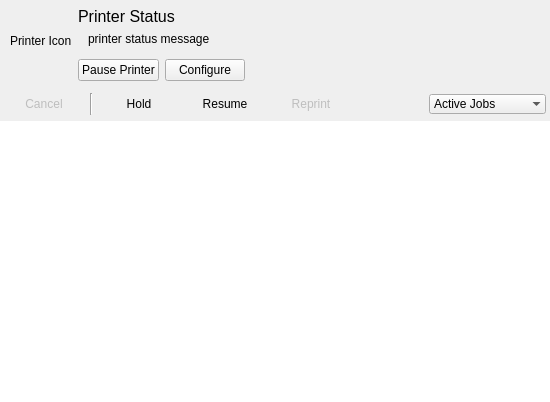
<?xml version="1.0" encoding="UTF-8"?>
<ui version="4.0">
 <class>PrintQueueUi</class>
 <widget class="QWidget" name="PrintQueueUi">
  <property name="geometry">
   <rect>
    <x>0</x>
    <y>0</y>
    <width>550</width>
    <height>402</height>
   </rect>
  </property>
  <property name="minimumSize">
   <size>
    <width>550</width>
    <height>0</height>
   </size>
  </property>
  <property name="windowTitle">
   <string>my printer (x jobs)</string>
  </property>
  <layout class="QGridLayout" name="gridLayout">
   <property name="leftMargin">
    <number>0</number>
   </property>
   <property name="topMargin">
    <number>0</number>
   </property>
   <property name="rightMargin">
    <number>0</number>
   </property>
   <property name="bottomMargin">
    <number>0</number>
   </property>
   <item row="0" column="0" colspan="2">
    <layout class="QGridLayout" name="gridLayout_2">
     <property name="leftMargin">
      <number>10</number>
     </property>
     <item row="0" column="0" rowspan="5">
      <widget class="QLabel" name="iconL">
       <property name="sizePolicy">
        <sizepolicy hsizetype="Fixed" vsizetype="Preferred">
         <horstretch>0</horstretch>
         <verstretch>0</verstretch>
        </sizepolicy>
       </property>
       <property name="text">
        <string>Printer Icon</string>
       </property>
      </widget>
     </item>
     <item row="0" column="1">
      <spacer name="verticalSpacer_2">
       <property name="orientation">
        <enum>Qt::Vertical</enum>
       </property>
       <property name="sizeType">
        <enum>QSizePolicy::Ignored</enum>
       </property>
       <property name="sizeHint" stdset="0">
        <size>
         <width>20</width>
         <height>1</height>
        </size>
       </property>
      </spacer>
     </item>
     <item row="1" column="1" colspan="4">
      <widget class="QLabel" name="statusL">
       <property name="sizePolicy">
        <sizepolicy hsizetype="Expanding" vsizetype="Preferred">
         <horstretch>0</horstretch>
         <verstretch>0</verstretch>
        </sizepolicy>
       </property>
       <property name="font">
        <font>
         <pointsize>12</pointsize>
        </font>
       </property>
       <property name="text">
        <string notr="true">Printer Status</string>
       </property>
       <property name="wordWrap">
        <bool>true</bool>
       </property>
      </widget>
     </item>
     <item row="2" column="1" colspan="4">
      <widget class="QLabel" name="printerStatusMsgL">
       <property name="sizePolicy">
        <sizepolicy hsizetype="Expanding" vsizetype="Preferred">
         <horstretch>0</horstretch>
         <verstretch>0</verstretch>
        </sizepolicy>
       </property>
       <property name="text">
        <string notr="true">printer status message</string>
       </property>
       <property name="wordWrap">
        <bool>true</bool>
       </property>
       <property name="indent">
        <number>10</number>
       </property>
      </widget>
     </item>
     <item row="4" column="1">
      <widget class="QPushButton" name="pausePrinterPB">
       <property name="sizePolicy">
        <sizepolicy hsizetype="Fixed" vsizetype="Fixed">
         <horstretch>0</horstretch>
         <verstretch>0</verstretch>
        </sizepolicy>
       </property>
       <property name="text">
        <string>Pause Printer</string>
       </property>
      </widget>
     </item>
     <item row="4" column="2">
      <widget class="QPushButton" name="configurePrinterPB">
       <property name="sizePolicy">
        <sizepolicy hsizetype="Fixed" vsizetype="Fixed">
         <horstretch>0</horstretch>
         <verstretch>0</verstretch>
        </sizepolicy>
       </property>
       <property name="text">
        <string>Configure</string>
       </property>
      </widget>
     </item>
     <item row="3" column="1">
      <spacer name="verticalSpacer">
       <property name="orientation">
        <enum>Qt::Vertical</enum>
       </property>
       <property name="sizeType">
        <enum>QSizePolicy::Ignored</enum>
       </property>
       <property name="sizeHint" stdset="0">
        <size>
         <width>20</width>
         <height>1</height>
        </size>
       </property>
      </spacer>
     </item>
    </layout>
   </item>
   <item row="3" column="0" colspan="2">
    <layout class="QVBoxLayout" name="verticalLayout">
     <property name="spacing">
      <number>0</number>
     </property>
     <item>
      <widget class="KSeparator" name="kseparator"/>
     </item>
     <item>
      <widget class="QTreeView" name="jobsView">
       <property name="minimumSize">
        <size>
         <width>0</width>
         <height>130</height>
        </size>
       </property>
       <property name="baseSize">
        <size>
         <width>640</width>
         <height>0</height>
        </size>
       </property>
       <property name="contextMenuPolicy">
        <enum>Qt::CustomContextMenu</enum>
       </property>
       <property name="acceptDrops">
        <bool>true</bool>
       </property>
       <property name="frameShape">
        <enum>QFrame::NoFrame</enum>
       </property>
       <property name="showDropIndicator" stdset="0">
        <bool>false</bool>
       </property>
       <property name="alternatingRowColors">
        <bool>true</bool>
       </property>
       <property name="selectionMode">
        <enum>QAbstractItemView::ExtendedSelection</enum>
       </property>
       <property name="textElideMode">
        <enum>Qt::ElideMiddle</enum>
       </property>
       <property name="rootIsDecorated">
        <bool>false</bool>
       </property>
       <property name="sortingEnabled">
        <bool>true</bool>
       </property>
       <property name="animated">
        <bool>true</bool>
       </property>
       <property name="expandsOnDoubleClick">
        <bool>false</bool>
       </property>
      </widget>
     </item>
    </layout>
   </item>
   <item row="1" column="0" colspan="2">
    <layout class="QHBoxLayout" name="horizontalLayout_2">
     <item>
      <widget class="KSeparator" name="kseparator"/>
     </item>
    </layout>
   </item>
   <item row="2" column="0" colspan="2">
    <layout class="QHBoxLayout" name="horizontalLayout">
     <property name="leftMargin">
      <number>4</number>
     </property>
     <property name="rightMargin">
      <number>4</number>
     </property>
     <item>
      <widget class="QPushButton" name="cancelJobPB">
       <property name="enabled">
        <bool>false</bool>
       </property>
       <property name="text">
        <string>Cancel</string>
       </property>
       <property name="flat">
        <bool>true</bool>
       </property>
      </widget>
     </item>
     <item>
      <widget class="Line" name="line">
       <property name="orientation">
        <enum>Qt::Vertical</enum>
       </property>
      </widget>
     </item>
     <item>
      <widget class="QPushButton" name="holdJobPB">
       <property name="visible">
        <bool>false</bool>
       </property>
       <property name="text">
        <string>Hold</string>
       </property>
       <property name="flat">
        <bool>true</bool>
       </property>
      </widget>
     </item>
     <item>
      <widget class="QPushButton" name="resumeJobPB">
       <property name="visible">
        <bool>false</bool>
       </property>
       <property name="text">
        <string>Resume</string>
       </property>
       <property name="flat">
        <bool>true</bool>
       </property>
      </widget>
     </item>
     <item>
      <widget class="QPushButton" name="reprintPB">
       <property name="enabled">
        <bool>false</bool>
       </property>
       <property name="text">
        <string>Reprint</string>
       </property>
       <property name="flat">
        <bool>true</bool>
       </property>
      </widget>
     </item>
     <item>
      <spacer name="horizontalSpacer_2">
       <property name="orientation">
        <enum>Qt::Horizontal</enum>
       </property>
       <property name="sizeHint" stdset="0">
        <size>
         <width>40</width>
         <height>20</height>
        </size>
       </property>
      </spacer>
     </item>
     <item>
      <widget class="QComboBox" name="whichJobsCB">
       <property name="insertPolicy">
        <enum>QComboBox::NoInsert</enum>
       </property>
       <property name="sizeAdjustPolicy">
        <enum>QComboBox::AdjustToContents</enum>
       </property>
       <property name="frame">
        <bool>false</bool>
       </property>
       <item>
        <property name="text">
         <string>Active Jobs</string>
        </property>
       </item>
       <item>
        <property name="text">
         <string>Completed Jobs</string>
        </property>
       </item>
       <item>
        <property name="text">
         <string>All Jobs</string>
        </property>
       </item>
      </widget>
     </item>
    </layout>
   </item>
  </layout>
 </widget>
 <customwidgets>
  <customwidget>
   <class>KSeparator</class>
   <extends>QFrame</extends>
   <header>kseparator.h</header>
  </customwidget>
 </customwidgets>
 <resources/>
 <connections/>
</ui>
